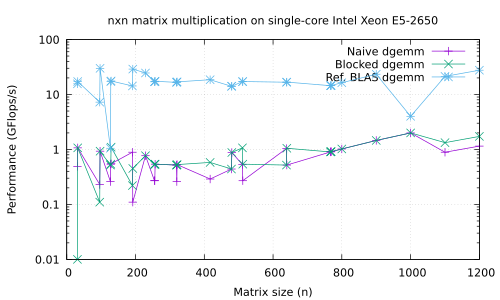

Source code (gnuplot):
set title "nxn matrix multiplication on single-core Intel Xeon E5-2650"
set xlabel "Matrix size (n)"
set ylabel "Performance (GFlops/s)"
set grid
set logscale y 10

set terminal pdf
set output "timing.pdf"

plot "timing_basic_dgemm.data"   using 2:4 title "Naive dgemm"     \
                                 with linespoints,                 \
     "timing_blocked_dgemm.data" using 2:4 title "Blocked dgemm"   \
                                 with linespoints,                 \
     "timing_blas_dgemm.data"    using 2:4 title "Ref. BLAS dgemm" \
                                 with linespoints
